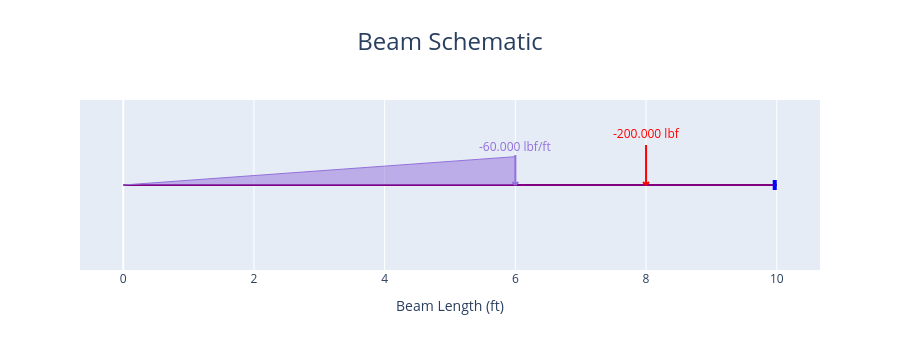

The notebook cell saved with this chart:
### Code cell
fig = beam.plot_beam_diagram()
fig.show()

### Figure 1 — Plotly figure (JSON) as saved in the notebook; plotly's stock layout.template omitted (floating-point values rounded to 4 significant figures)
{"data": [{"hoverinfo": "skip", "hovertemplate": "%{x} %{meta[0]}", "line": {"color": "purple", "width": 2}, "meta": ["ft"], "mode": "lines", "name": "Beam_", "type": "scatter", "x": [0, 10], "y": [0, 0]}, {"hoverinfo": "skip", "hovertemplate": "x: %{x:.3f} %{meta[1]}<br>Fixed: %{meta[0]}", "marker": {"color": "blue", "size": 10, "symbol": "triangle-up"}, "meta": ["[1, 1, 1]", "m"], "mode": "markers", "name": "Support", "opacity": 0, "showlegend": false, "type": "scatter", "x": [10], "y": [0]}, {"fill": "tozeroy", "hoverinfo": "skip", "hovertemplate": "", "line": {"color": "mediumpurple", "width": 1}, "mode": "lines", "name": "Trapezoidal<br>Load", "type": "scatter", "x": [0, 6], "y": [0, 1]}, {"hoverinfo": "skip", "hovertemplate": "x: %{meta[0]:.3f} %{meta[3]}<br>Force: %{meta[1]:.3f} %{meta[4]}        <br>Angle: %{meta[2]:.3f} deg", "marker": {"color": "mediumpurple", "size": 10, "symbol": "triangle-up"}, "meta": [0, 0, 90, "ft", "lbf/ft"], "mode": "markers", "name": "Distributed<br>Load", "opacity": 0, "showlegend": false, "type": "scatter", "x": [0], "y": [0]}, {"hoverinfo": "skip", "hovertemplate": "x: %{meta[0]:.3f} %{meta[3]}<br>Force: %{meta[1]:.3f} %{meta[4]}        <br>Angle: %{meta[2]:.3f} deg", "marker": {"color": "mediumpurple", "size": 10, "symbol": "triangle-up"}, "meta": [6, -60, 90, "ft", "lbf/ft"], "mode": "markers", "name": "Distributed<br>Load", "opacity": 0, "showlegend": false, "type": "scatter", "x": [6], "y": [0]}, {"hoverinfo": "skip", "hovertemplate": "x: %{meta[1]:.3f} %{meta[2]}<br>Force: %{meta[0]:.3f} %{meta[3]}            <br>Angle: %{meta[5]:.3f} deg", "marker": {"color": "red", "size": 10, "symbol": "triangle-up"}, "meta": [-200, 8, "ft", "lbf", "lbf.ft", 90], "mode": "markers", "name": "Point<br>Load", "opacity": 0, "showlegend": false, "type": "scatter", "x": [8], "y": [0]}], "layout": {"annotations": [{"font": {"color": "mediumpurple"}, "showarrow": false, "text": "-60.000 lbf/ft", "x": 6, "xref": "x", "xshift": 0, "y": 0, "yref": "y", "yshift": 39}, {"font": {"color": "red"}, "showarrow": false, "text": "-200.000 lbf", "x": 8, "xref": "x", "xshift": 0, "y": 0, "yref": "y", "yshift": 52}], "height": 350, "hovermode": "x", "shapes": [{"fillcolor": "blue", "line": {"color": "blue", "width": 4}, "type": "rect", "x0": -2, "x1": -2, "xanchor": 10, "xref": "x", "xsizemode": "pixel", "y0": -5, "y1": 5, "yanchor": 0, "yref": "y", "ysizemode": "pixel"}, {"line": {"color": "mediumpurple", "width": 2}, "type": "line", "x0": 0, "x1": -3, "xanchor": 6, "xref": "x", "xsizemode": "pixel", "y0": 0, "y1": 3, "yanchor": 0, "yref": "y", "ysizemode": "pixel"}, {"line": {"color": "mediumpurple", "width": 2}, "type": "line", "x0": 0, "x1": 3, "xanchor": 6, "xref": "x", "xsizemode": "pixel", "y0": 0, "y1": 3, "yanchor": 0, "yref": "y", "ysizemode": "pixel"}, {"line": {"color": "mediumpurple", "width": 2}, "type": "line", "x0": 0, "x1": 0, "xanchor": 6, "xref": "x", "xsizemode": "pixel", "y0": 0, "y1": 30, "yanchor": 0, "yref": "y", "ysizemode": "pixel"}, {"line": {"color": "red", "width": 2}, "type": "line", "x0": 0, "x1": -3, "xanchor": 8, "xref": "x", "xsizemode": "pixel", "y0": 0, "y1": 3, "yanchor": 0, "yref": "y", "ysizemode": "pixel"}, {"line": {"color": "red", "width": 2}, "type": "line", "x0": 0, "x1": 3, "xanchor": 8, "xref": "x", "xsizemode": "pixel", "y0": 0, "y1": 3, "yanchor": 0, "yref": "y", "ysizemode": "pixel"}, {"line": {"color": "red", "width": 2}, "type": "line", "x0": 0, "x1": 0, "xanchor": 8, "xref": "x", "xsizemode": "pixel", "y0": 0, "y1": 40, "yanchor": 0, "yref": "y", "ysizemode": "pixel"}], "showlegend": false, "title": {"font": {"size": 24}, "text": "Beam Schematic", "x": 0.5}, "xaxis": {"title": {"text": "Beam Length (ft)"}}, "yaxis": {"fixedrange": true, "range": [-3, 3], "visible": false}}}
